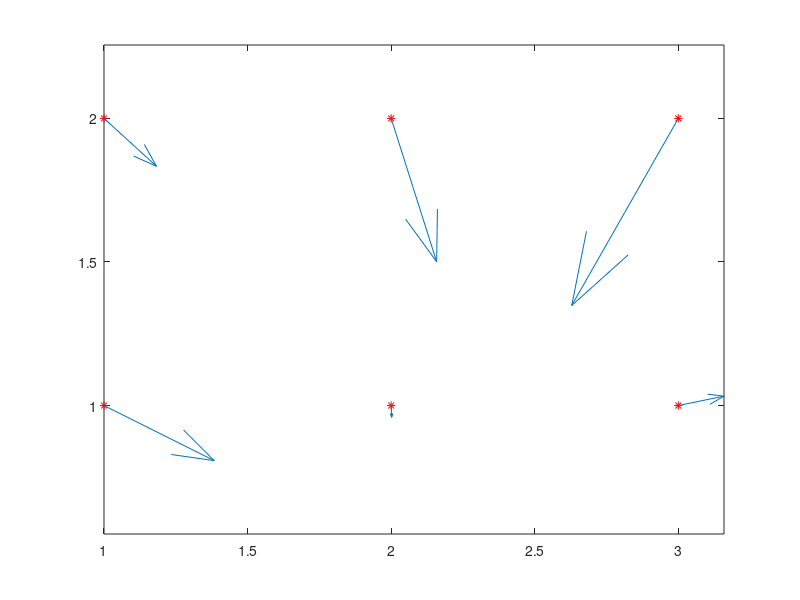
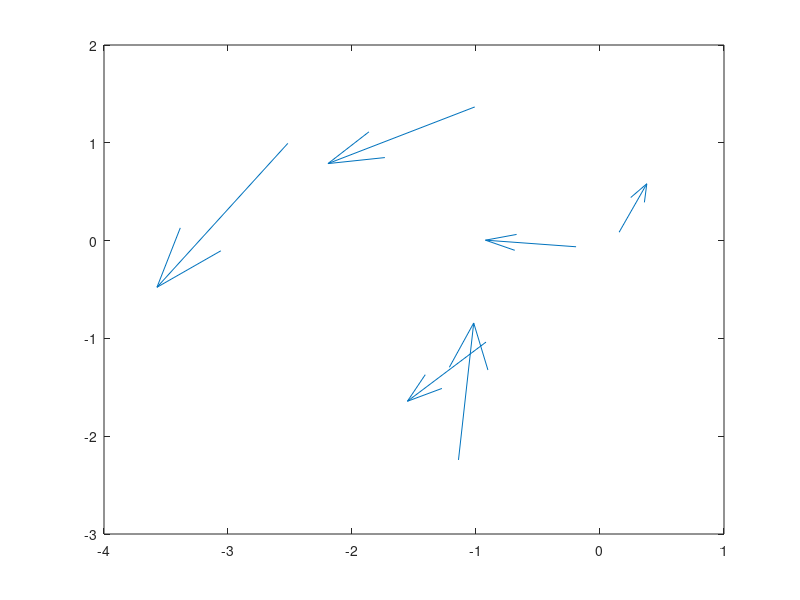

The MATLAB script that drew these images, in order:
xs = [1 2 3; 1 2 3]; ys = [1 1 1; 2 2 2];
figure, plot(xs(:), ys(:), 'r*'), hold on
quiver(xs, ys, randn(2,3), randn(2,3));
axis equal

figure
quiver(randn(2,3), randn(2,3), randn(2,3), randn(2,3));